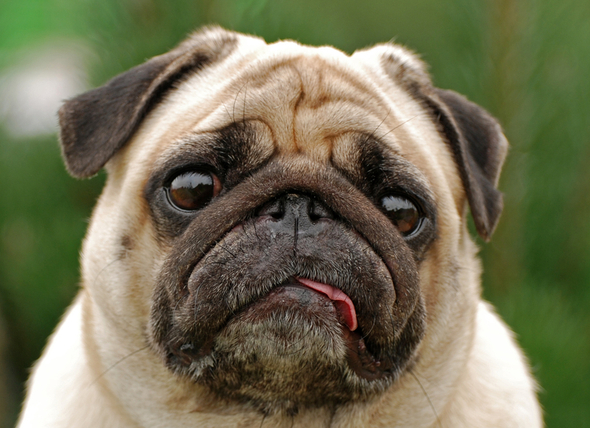
#> input picture ON/DavidJohnson/Module9/bulldog2.png, 590 x 428 px
$ python eyes_cropped.py
#> lines starting #> are read from the running program, lines starting #| are printed output that depends on the picture
from PIL import Image

img = Image.open('bulldog2.png')
#> img is the input picture: PIL image 590x428 RGB; mean R, G, B 115, 113, 85.1
# eyes captured from these pixels
cropped = img.crop((0, 150, 590, 235)) # position of the eyes
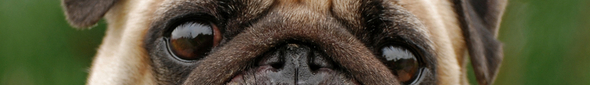
#> cropped: PIL image 590x85 RGB; mean R, G, B 89.2, 86.1, 62.3
cropped.save('eyes_cropped.png')
# paste eye cropped into the copied bulldog2.ipg
copy_img = img.copy()
copy_img.paste(cropped, (0, 0)) # paste it at position 0, 0, or top left
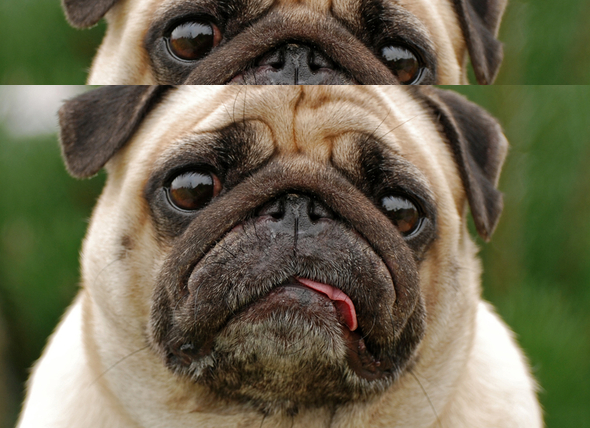
#> copy_img: PIL image 590x428 RGB; mean R, G, B 109.1, 103.7, 79.7
copy_img.save('four_eyes_bulldog.png')
